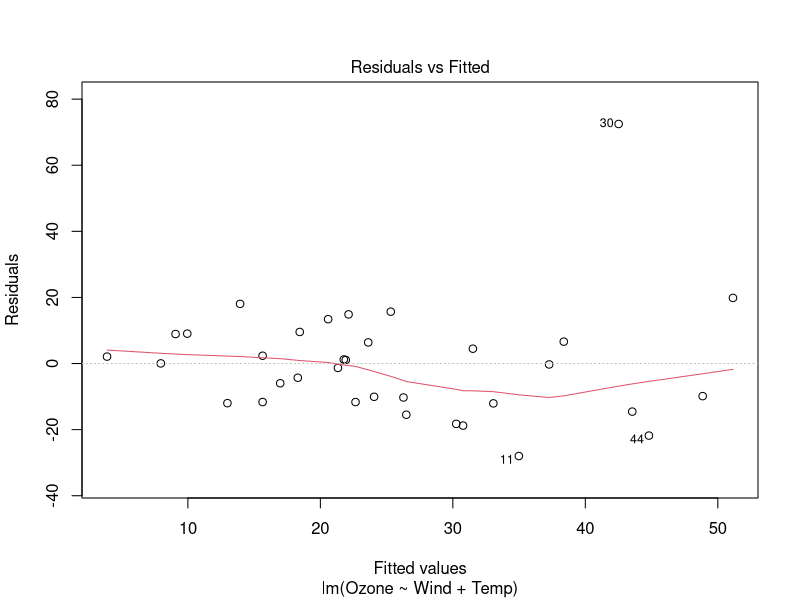
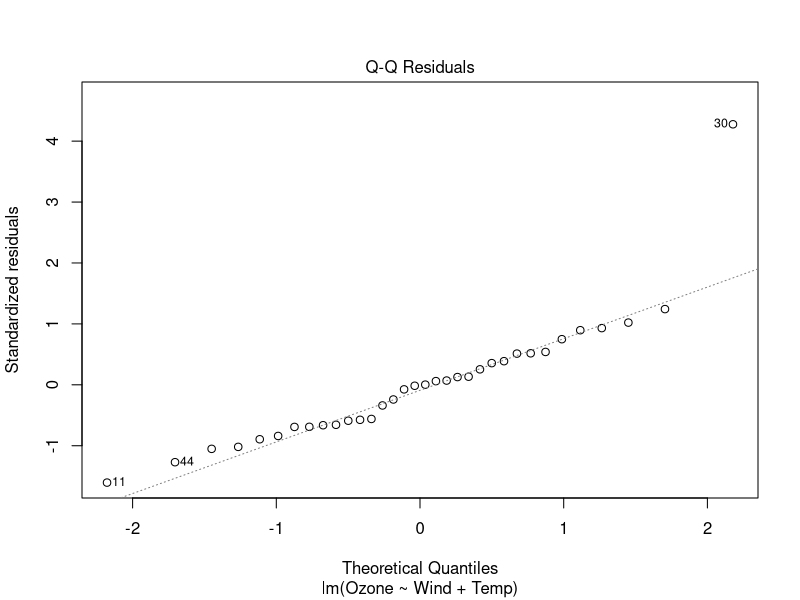
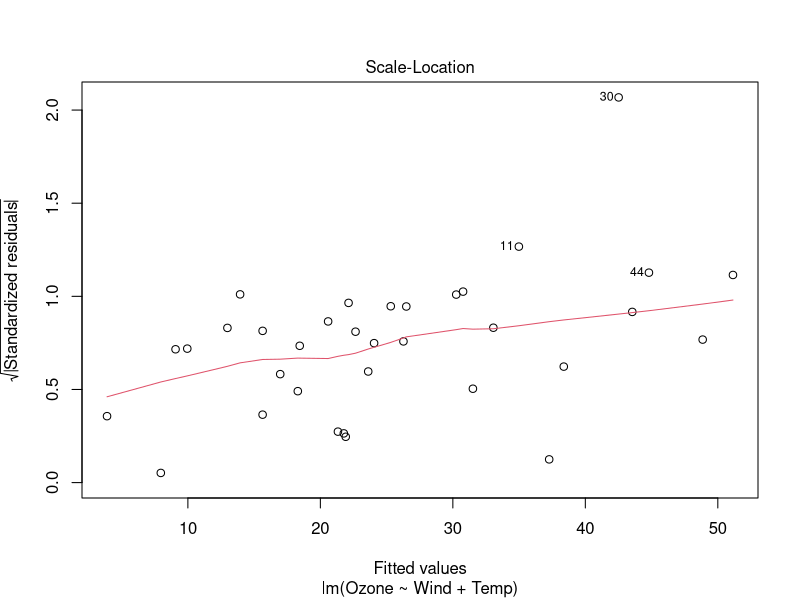
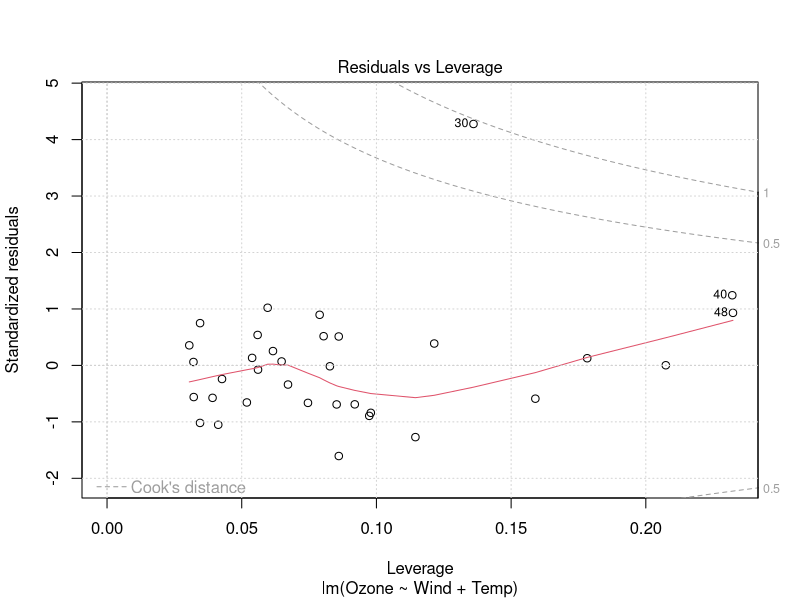

R code for these plots, in order:
# R program to illustrate
# Multiple Linear Regression

# Using airquality dataset
input <- airquality[1:50, 
                    c("Ozone", "Wind", "Temp")]

# Create regression model
model <- lm(Ozone~Wind + Temp, 
            data = input)

# Print the regression model
cat("Regression model:\n")
print(model)

# Output to be present as PNG file
png(file = "multipleRegGFG.png")

# Plot
plot(model)
grid()

# Save the file.
dev.off()